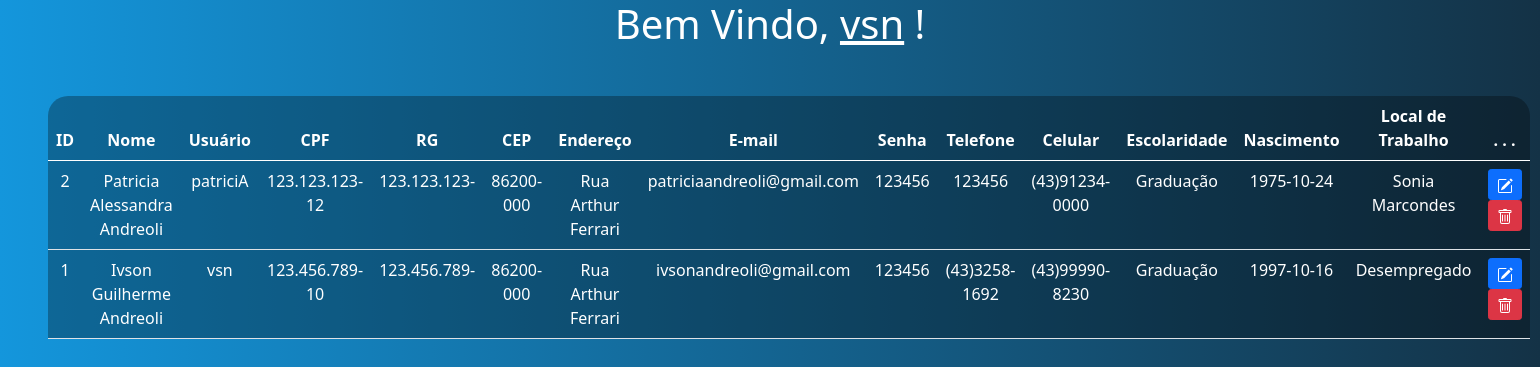
The page /projeto/sistema.php (signed in) on the database its author committed.
### tables this page shows
CREATE TABLE `aluno` (
  `id` int(11) NOT NULL,
  `nome` varchar(50) DEFAULT NULL,
  `usuario` varchar(20) DEFAULT NULL,
  `cpf` varchar(15) NOT NULL,
  `rg` varchar(12) NOT NULL,
  `cep` varchar(11) NOT NULL,
  `endereco` varchar(50) NOT NULL,
  `email` varchar(50) NOT NULL,
  `senha` varchar(10) NOT NULL,
  `telefone` varchar(14) NOT NULL,
  `celular` varchar(14) NOT NULL,
  `escolaridade` enum('Ensino Fundamental','Ensino Médio','Graduação','Pós-Graduação','Mestrado','Doutorado') NOT NULL,
  `nascimento` date NOT NULL,
  `localTrabalho` varchar(30) NOT NULL
);

### projeto/sistema.php (the view, shortened to what this page needs)
<?php
include_once('conectar.php');
$logado = $_SESSION['usuario'];
if (!empty($_GET['search'])) {
  $data = $_GET['search'];
  $sql = "SELECT * FROM aluno WHERE id LIKE '%$data%' or nome LIKE '%$data%' ORDER BY id DESC";
} else {
  $sql = "SELECT * FROM aluno ORDER BY id DESC";
}
$resultado = $conexao->query($sql);
?>
<!DOCTYPE html>
<html lang="pt-br">
<head>
  <link href="https://cdn.jsdelivr.net/npm/bootstrap@5.0.2/dist/css/bootstrap.min.css" rel="stylesheet">
  <link rel="stylesheet" href="sistema.css">
</head>
<body>
  <?php
  echo "<h1> Bem Vindo, <u>$logado</u> !</h1>"
  ?>
  <div class="m-5">
    <table class="table text-white table-bg">
      <thead>
        <tr>
          <th scope="col">ID</th>
          <th scope="col">Nome</th>
          <th scope="col">Usuário</th>
          <th scope="col">CPF</th>
          <th scope="col">RG</th>
          <th scope="col">CEP</th>
          <th scope="col">Endereço</th>
          <th scope="col">E-mail</th>
          <th scope="col">Senha</th>
          <th scope="col">Telefone</th>
          <th scope="col">Celular</th>
          <th scope="col">Escolaridade</th>
          <th scope="col">Nascimento</th>
          <th scope="col">Local de Trabalho</th>
          <th scope="col">. . .</th>
        </tr>
      </thead>
      <tbody>
        <?php
        while ($dados = mysqli_fetch_assoc($resultado)) {
          echo "<tr>";
          echo "<td>" . $dados['id'] . "</td>";
          echo "<td>" . $dados['nome'] . "</td>";
          echo "<td>" . $dados['usuario'] . "</td>";
          echo "<td>" . $dados['cpf'] . "</td>";
          echo "<td>" . $dados['rg'] . "</td>";
          echo "<td>" . $dados['cep'] . "</td>";
          echo "<td>" . $dados['endereco'] . "</td>";
          echo "<td>" . $dados['email'] . "</td>";
          echo "<td>" . $dados['senha'] . "</td>";
          echo "<td>" . $dados['telefone'] . "</td>";
          echo "<td>" . $dados['celular'] . "</td>";
          echo "<td>" . $dados['escolaridade'] . "</td>";
          echo "<td>" . $dados['nascimento'] . "</td>";
          echo "<td>" . $dados['localTrabalho'] . "</td>";
          echo "<td><a class='btn btn-sm btn-primary' href='' title='Editar'>
        <svg xmlns='http://www.w3.org/2000/svg' width='16' height='16' fill='currentColor' class='bi bi-pencil-square' viewBox='0 0 16 16'>
        <path d='M15.502 1.94a.5.5 0 0 1 0 .706L14.459 3.69l-2-2L13.502.646a.5.5 0 0 1 .707 0l1.293 1.293zm-1.75 2.456-2-2L4.939 9.21a.5.5 0 0 0-.121.196l-.805 2.414a.25.25 0 0 0 .316.316l2.414-.805a.5.5 0 0 0 .196-.12l6.813-6.814z'/>
        <path fill-rule='evenodd' d='M1 13.5A1.5 1.5 0 0 0 2.5 15h11a1.5 1.5 0 0 0 1.5-1.5v-6a.5.5 0 0 0-1 0v6a.5.5 0 0 1-.5.5h-11a.5.5 0 0 1-.5-.5v-11a.5.5 0 0 1 .5-.5H9a.5.5 0 0 0 0-1H2.5A1.5 1.5 0 0 0 1 2.5v11z'/>
      </svg>
         </a>
         <a class='btn btn-sm btn-danger' href='' title='Apagar'>
         <svg xmlns='http://www.w3.org/2000/svg' width='16' height='16' fill='currentColor' class='bi bi-trash' viewBox='0 0 16 16'>
        <path d='M5.5 5.5A.5.5 0 0 1 6 6v6a.5.5 0 0 1-1 0V6a.5.5 0 0 1 .5-.5zm2.5 0a.5.5 0 0 1 .5.5v6a.5.5 0 0 1-1 0V6a.5.5 0 0 1 .5-.5zm3 .5a.5.5 0 0 0-1 0v6a.5.5 0 0 0 1 0V6z'/>
        <path fill-rule='evenodd' d='M14.5 3a1 1 0 0 1-1 1H13v9a2 2 0 0 1-2 2H5a2 2 0 0 1-2-2V4h-.5a1 1 0 0 1-1-1V2a1 1 0 0 1 1-1H6a1 1 0 0 1 1-1h2a1 1 0 0 1 1 1h3.5a1 1 0 0 1 1 1v1zM4.118 4 4 4.059V13a1 1 0 0 0 1 1h6a1 1 0 0 0 1-1V4.059L11.882 4H4.118zM2.5 3V2h11v1h-11z'/>
      </svg>
         </td>";
        }
        ?>
      </tbody>
    </table>
  </div>
</body>
</html>

### projeto/sistema.css (style rules this page uses)
body { background: linear-gradient(to right, rgb(20,150,220), rgb(20,50,70)); color: #fff; text-align: center; }
.table-bg { background: rgba(0,0,0, .3); border-radius: 20px 20px 0 0; }

### rows shown on the page
aluno: id "2", nome "Patricia Alessandra Andreoli", usuario "patriciA", cpf "123.123.123-12", rg "123.123.123-", cep "86200-000", endereco "Rua Arthur Ferrari", email "patriciaandreoli@gmail.com", senha "123456", telefone "123456", celular "(43)91234-0000", escolaridade "Graduação", nascimento "1975-10-24", localTrabalho "Sonia Marcondes"
aluno: id "1", nome "Ivson Guilherme Andreoli", usuario "vsn", cpf "123.456.789-10", rg "123.456.789-", cep "86200-000", endereco "Rua Arthur Ferrari", email "ivsonandreoli@gmail.com", senha "123456", telefone "(43)3258-1692", celular "(43)99990-8230", escolaridade "Graduação", nascimento "1997-10-16", localTrabalho "Desempregado"
